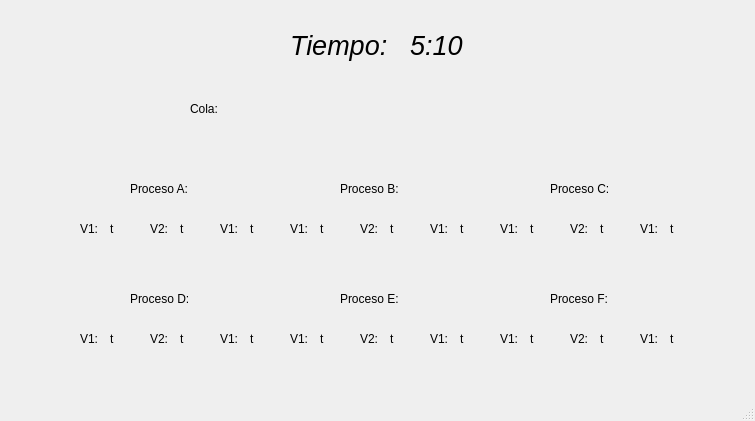
<?xml version="1.0" encoding="UTF-8"?>
<ui version="4.0">
 <class>FabricaF</class>
 <widget class="QMainWindow" name="FabricaF">
  <property name="geometry">
   <rect>
    <x>0</x>
    <y>0</y>
    <width>755</width>
    <height>421</height>
   </rect>
  </property>
  <property name="windowTitle">
   <string>MainWindow</string>
  </property>
  <widget class="QWidget" name="centralwidget">
   <widget class="QLabel" name="V2C">
    <property name="geometry">
     <rect>
      <x>570</x>
      <y>220</y>
      <width>31</width>
      <height>17</height>
     </rect>
    </property>
    <property name="text">
     <string>V2:</string>
    </property>
   </widget>
   <widget class="QLabel" name="V3F">
    <property name="geometry">
     <rect>
      <x>640</x>
      <y>330</y>
      <width>31</width>
      <height>17</height>
     </rect>
    </property>
    <property name="text">
     <string>V1:</string>
    </property>
   </widget>
   <widget class="QLabel" name="T2F">
    <property name="geometry">
     <rect>
      <x>600</x>
      <y>330</y>
      <width>16</width>
      <height>17</height>
     </rect>
    </property>
    <property name="text">
     <string>t</string>
    </property>
   </widget>
   <widget class="QLabel" name="V3C">
    <property name="geometry">
     <rect>
      <x>640</x>
      <y>220</y>
      <width>31</width>
      <height>17</height>
     </rect>
    </property>
    <property name="text">
     <string>V1:</string>
    </property>
   </widget>
   <widget class="QLabel" name="V1A">
    <property name="geometry">
     <rect>
      <x>80</x>
      <y>220</y>
      <width>31</width>
      <height>17</height>
     </rect>
    </property>
    <property name="text">
     <string>V1:</string>
    </property>
   </widget>
   <widget class="QLabel" name="label_8">
    <property name="geometry">
     <rect>
      <x>550</x>
      <y>180</y>
      <width>81</width>
      <height>17</height>
     </rect>
    </property>
    <property name="text">
     <string>Proceso C:</string>
    </property>
   </widget>
   <widget class="QLabel" name="T3D">
    <property name="geometry">
     <rect>
      <x>250</x>
      <y>330</y>
      <width>16</width>
      <height>17</height>
     </rect>
    </property>
    <property name="text">
     <string>t</string>
    </property>
   </widget>
   <widget class="QLabel" name="T2D">
    <property name="geometry">
     <rect>
      <x>180</x>
      <y>330</y>
      <width>16</width>
      <height>17</height>
     </rect>
    </property>
    <property name="text">
     <string>t</string>
    </property>
   </widget>
   <widget class="QLabel" name="T2A">
    <property name="geometry">
     <rect>
      <x>180</x>
      <y>220</y>
      <width>16</width>
      <height>17</height>
     </rect>
    </property>
    <property name="text">
     <string>t</string>
    </property>
   </widget>
   <widget class="QLabel" name="T3C">
    <property name="geometry">
     <rect>
      <x>670</x>
      <y>220</y>
      <width>16</width>
      <height>17</height>
     </rect>
    </property>
    <property name="text">
     <string>t</string>
    </property>
   </widget>
   <widget class="QLabel" name="time">
    <property name="geometry">
     <rect>
      <x>410</x>
      <y>20</y>
      <width>111</width>
      <height>51</height>
     </rect>
    </property>
    <property name="font">
     <font>
      <pointsize>20</pointsize>
      <italic>true</italic>
     </font>
    </property>
    <property name="text">
     <string>5:10</string>
    </property>
   </widget>
   <widget class="QLabel" name="V2D">
    <property name="geometry">
     <rect>
      <x>150</x>
      <y>330</y>
      <width>31</width>
      <height>17</height>
     </rect>
    </property>
    <property name="text">
     <string>V2:</string>
    </property>
   </widget>
   <widget class="QLabel" name="label">
    <property name="geometry">
     <rect>
      <x>290</x>
      <y>20</y>
      <width>111</width>
      <height>51</height>
     </rect>
    </property>
    <property name="font">
     <font>
      <pointsize>20</pointsize>
      <italic>true</italic>
     </font>
    </property>
    <property name="text">
     <string>Tiempo:</string>
    </property>
   </widget>
   <widget class="QLabel" name="T2E">
    <property name="geometry">
     <rect>
      <x>390</x>
      <y>330</y>
      <width>16</width>
      <height>17</height>
     </rect>
    </property>
    <property name="text">
     <string>t</string>
    </property>
   </widget>
   <widget class="QLabel" name="T1C">
    <property name="geometry">
     <rect>
      <x>530</x>
      <y>220</y>
      <width>16</width>
      <height>17</height>
     </rect>
    </property>
    <property name="text">
     <string>t</string>
    </property>
   </widget>
   <widget class="QLabel" name="label_3">
    <property name="geometry">
     <rect>
      <x>130</x>
      <y>180</y>
      <width>81</width>
      <height>17</height>
     </rect>
    </property>
    <property name="text">
     <string>Proceso A:</string>
    </property>
   </widget>
   <widget class="QLabel" name="V3A">
    <property name="geometry">
     <rect>
      <x>220</x>
      <y>220</y>
      <width>31</width>
      <height>17</height>
     </rect>
    </property>
    <property name="text">
     <string>V1:</string>
    </property>
   </widget>
   <widget class="QLabel" name="T1A">
    <property name="geometry">
     <rect>
      <x>110</x>
      <y>220</y>
      <width>16</width>
      <height>17</height>
     </rect>
    </property>
    <property name="text">
     <string>t</string>
    </property>
   </widget>
   <widget class="QLabel" name="T1B">
    <property name="geometry">
     <rect>
      <x>320</x>
      <y>220</y>
      <width>16</width>
      <height>17</height>
     </rect>
    </property>
    <property name="text">
     <string>t</string>
    </property>
   </widget>
   <widget class="QLabel" name="V1B">
    <property name="geometry">
     <rect>
      <x>290</x>
      <y>220</y>
      <width>31</width>
      <height>17</height>
     </rect>
    </property>
    <property name="text">
     <string>V1:</string>
    </property>
   </widget>
   <widget class="QLabel" name="V3E">
    <property name="geometry">
     <rect>
      <x>430</x>
      <y>330</y>
      <width>31</width>
      <height>17</height>
     </rect>
    </property>
    <property name="text">
     <string>V1:</string>
    </property>
   </widget>
   <widget class="QLabel" name="label_5">
    <property name="geometry">
     <rect>
      <x>340</x>
      <y>290</y>
      <width>81</width>
      <height>17</height>
     </rect>
    </property>
    <property name="text">
     <string>Proceso E:</string>
    </property>
   </widget>
   <widget class="QLabel" name="T3B">
    <property name="geometry">
     <rect>
      <x>460</x>
      <y>220</y>
      <width>16</width>
      <height>17</height>
     </rect>
    </property>
    <property name="text">
     <string>t</string>
    </property>
   </widget>
   <widget class="QLabel" name="T2B">
    <property name="geometry">
     <rect>
      <x>390</x>
      <y>220</y>
      <width>16</width>
      <height>17</height>
     </rect>
    </property>
    <property name="text">
     <string>t</string>
    </property>
   </widget>
   <widget class="QLabel" name="V2E">
    <property name="geometry">
     <rect>
      <x>360</x>
      <y>330</y>
      <width>31</width>
      <height>17</height>
     </rect>
    </property>
    <property name="text">
     <string>V2:</string>
    </property>
   </widget>
   <widget class="QLabel" name="V1F">
    <property name="geometry">
     <rect>
      <x>500</x>
      <y>330</y>
      <width>31</width>
      <height>17</height>
     </rect>
    </property>
    <property name="text">
     <string>V1:</string>
    </property>
   </widget>
   <widget class="QLabel" name="label_7">
    <property name="geometry">
     <rect>
      <x>340</x>
      <y>180</y>
      <width>81</width>
      <height>17</height>
     </rect>
    </property>
    <property name="text">
     <string>Proceso B:</string>
    </property>
   </widget>
   <widget class="QLabel" name="V2B">
    <property name="geometry">
     <rect>
      <x>360</x>
      <y>220</y>
      <width>31</width>
      <height>17</height>
     </rect>
    </property>
    <property name="text">
     <string>V2:</string>
    </property>
   </widget>
   <widget class="QLabel" name="T3E">
    <property name="geometry">
     <rect>
      <x>460</x>
      <y>330</y>
      <width>16</width>
      <height>17</height>
     </rect>
    </property>
    <property name="text">
     <string>t</string>
    </property>
   </widget>
   <widget class="QLabel" name="V3B">
    <property name="geometry">
     <rect>
      <x>430</x>
      <y>220</y>
      <width>31</width>
      <height>17</height>
     </rect>
    </property>
    <property name="text">
     <string>V1:</string>
    </property>
   </widget>
   <widget class="QLabel" name="V3D">
    <property name="geometry">
     <rect>
      <x>220</x>
      <y>330</y>
      <width>31</width>
      <height>17</height>
     </rect>
    </property>
    <property name="text">
     <string>V1:</string>
    </property>
   </widget>
   <widget class="QLabel" name="V1C">
    <property name="geometry">
     <rect>
      <x>500</x>
      <y>220</y>
      <width>31</width>
      <height>17</height>
     </rect>
    </property>
    <property name="text">
     <string>V1:</string>
    </property>
   </widget>
   <widget class="QLabel" name="T1D">
    <property name="geometry">
     <rect>
      <x>110</x>
      <y>330</y>
      <width>16</width>
      <height>17</height>
     </rect>
    </property>
    <property name="text">
     <string>t</string>
    </property>
   </widget>
   <widget class="QLabel" name="label_6">
    <property name="geometry">
     <rect>
      <x>550</x>
      <y>290</y>
      <width>81</width>
      <height>17</height>
     </rect>
    </property>
    <property name="text">
     <string>Proceso F:</string>
    </property>
   </widget>
   <widget class="QLabel" name="T1F">
    <property name="geometry">
     <rect>
      <x>530</x>
      <y>330</y>
      <width>16</width>
      <height>17</height>
     </rect>
    </property>
    <property name="text">
     <string>t</string>
    </property>
   </widget>
   <widget class="QLabel" name="T3F">
    <property name="geometry">
     <rect>
      <x>670</x>
      <y>330</y>
      <width>16</width>
      <height>17</height>
     </rect>
    </property>
    <property name="text">
     <string>t</string>
    </property>
   </widget>
   <widget class="QLabel" name="V1E">
    <property name="geometry">
     <rect>
      <x>290</x>
      <y>330</y>
      <width>31</width>
      <height>17</height>
     </rect>
    </property>
    <property name="text">
     <string>V1:</string>
    </property>
   </widget>
   <widget class="QLabel" name="V1D">
    <property name="geometry">
     <rect>
      <x>80</x>
      <y>330</y>
      <width>31</width>
      <height>17</height>
     </rect>
    </property>
    <property name="text">
     <string>V1:</string>
    </property>
   </widget>
   <widget class="QLabel" name="T2C">
    <property name="geometry">
     <rect>
      <x>600</x>
      <y>220</y>
      <width>16</width>
      <height>17</height>
     </rect>
    </property>
    <property name="text">
     <string>t</string>
    </property>
   </widget>
   <widget class="QLabel" name="label_4">
    <property name="geometry">
     <rect>
      <x>130</x>
      <y>290</y>
      <width>81</width>
      <height>17</height>
     </rect>
    </property>
    <property name="text">
     <string>Proceso D:</string>
    </property>
   </widget>
   <widget class="QLabel" name="T1E">
    <property name="geometry">
     <rect>
      <x>320</x>
      <y>330</y>
      <width>16</width>
      <height>17</height>
     </rect>
    </property>
    <property name="text">
     <string>t</string>
    </property>
   </widget>
   <widget class="QLabel" name="label_2">
    <property name="geometry">
     <rect>
      <x>190</x>
      <y>100</y>
      <width>67</width>
      <height>17</height>
     </rect>
    </property>
    <property name="text">
     <string>Cola:</string>
    </property>
   </widget>
   <widget class="QLabel" name="V2A">
    <property name="geometry">
     <rect>
      <x>150</x>
      <y>220</y>
      <width>31</width>
      <height>17</height>
     </rect>
    </property>
    <property name="text">
     <string>V2:</string>
    </property>
   </widget>
   <widget class="QLabel" name="T3A">
    <property name="geometry">
     <rect>
      <x>250</x>
      <y>220</y>
      <width>16</width>
      <height>17</height>
     </rect>
    </property>
    <property name="text">
     <string>t</string>
    </property>
   </widget>
   <widget class="QLabel" name="V2F">
    <property name="geometry">
     <rect>
      <x>570</x>
      <y>330</y>
      <width>31</width>
      <height>17</height>
     </rect>
    </property>
    <property name="text">
     <string>V2:</string>
    </property>
   </widget>
  </widget>
  <widget class="QMenuBar" name="menubar">
   <property name="geometry">
    <rect>
     <x>0</x>
     <y>0</y>
     <width>755</width>
     <height>25</height>
    </rect>
   </property>
  </widget>
  <widget class="QStatusBar" name="statusbar"/>
 </widget>
 <resources/>
 <connections/>
</ui>
